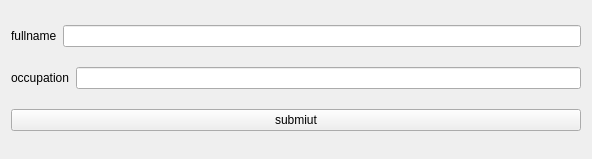
<?xml version="1.0" encoding="UTF-8"?>
<ui version="4.0">
 <class>FormWidget</class>
 <widget class="QWidget" name="FormWidget">
  <property name="geometry">
   <rect>
    <x>0</x>
    <y>0</y>
    <width>592</width>
    <height>159</height>
   </rect>
  </property>
  <property name="windowTitle">
   <string>Form</string>
  </property>
  <layout class="QVBoxLayout" name="verticalLayout">
   <item>
    <layout class="QHBoxLayout" name="horizontalLayout">
     <item>
      <widget class="QLabel" name="label1">
       <property name="text">
        <string>fullname</string>
       </property>
      </widget>
     </item>
     <item>
      <widget class="QLineEdit" name="lineEdit1"/>
     </item>
    </layout>
   </item>
   <item>
    <layout class="QHBoxLayout" name="horizontalLayout_2">
     <item>
      <widget class="QLabel" name="label_2">
       <property name="text">
        <string>occupation</string>
       </property>
      </widget>
     </item>
     <item>
      <widget class="QLineEdit" name="lineEdit_2"/>
     </item>
    </layout>
   </item>
   <item>
    <widget class="QPushButton" name="push_Button1">
     <property name="text">
      <string>submiut</string>
     </property>
    </widget>
   </item>
  </layout>
 </widget>
 <resources/>
 <connections/>
</ui>
